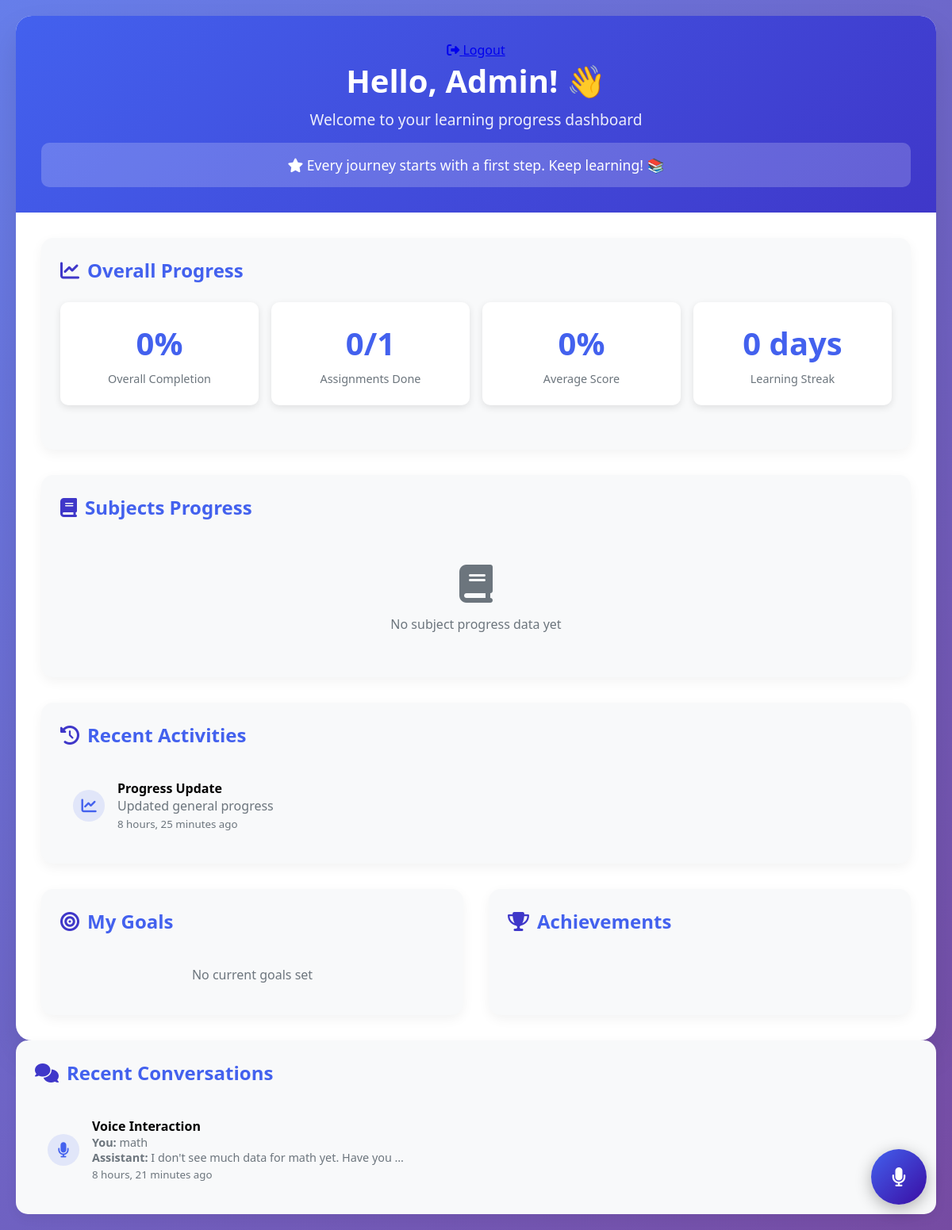
/student-progress/ (signed in), run on the app's committed database.
### base/models.py (models this page shows, shortened)
class StudentProgress(models.Model):
    student = models.ForeignKey(Student, on_delete=models.CASCADE)
    subject = models.ForeignKey(Subject, on_delete=models.CASCADE, null=True, blank=True)
    assignment = models.ForeignKey(Assignment, on_delete=models.CASCADE, null=True, blank=True)
    score = models.DecimalField(max_digits=5, decimal_places=2, null=True, blank=True)
    progress_percentage = models.DecimalField(max_digits=5, decimal_places=2, default=0)
    time_spent = models.IntegerField(default=0, help_text="Time spent in minutes")
    completed = models.BooleanField(default=False)
    completion_date = models.DateTimeField(null=True, blank=True)
    last_updated = models.DateTimeField(auto_now=True)
    notes = models.TextField(blank=True)
    blockchain_record = models.ForeignKey(
        BlockchainRecord,
        on_delete=models.SET_NULL,
        null=True,
        blank=True
    )
    progress_hash = models.CharField(max_length=64, blank=True, null=True)
    class Meta:
        unique_together = ['student', 'assignment']
        verbose_name_plural = "Student Progress"

class VoiceInteraction(models.Model):
    student = models.ForeignKey(Student, on_delete=models.CASCADE)
    voice_command = models.TextField()
    system_response = models.TextField()
    timestamp = models.DateTimeField(default=timezone.now)
    success = models.BooleanField(default=True)
    confidence_score = models.DecimalField(max_digits=4, decimal_places=2, default=0)
    blockchain_record = models.ForeignKey(
            BlockchainRecord,
            on_delete=models.SET_NULL,
            null=True,
            blank=True
        )

### base/views.py (the view, shortened to what this page needs)
# urls.py: path('student-progress/', views.student_progress_view, name='student_progress'),
@login_required
def student_progress_view(request, student_id=None):
    try:
        is_student_user = False
        student_profile = None
        try:
            if hasattr(request.user, 'student_profile'):
                student_profile = request.user.student_profile
                if student_profile and getattr(student_profile, 'can_login', False):
                    is_student_user = True
        except Exception as e:
            print(f"Student profile check error: {e}")
            is_student_user = False
        if is_student_user:
            student = student_profile
            is_own_profile = True
            template_name = 'student_progress.html'
        elif student_id and (request.user.is_staff or request.user.is_superuser):
            student = get_object_or_404(Student, id=student_id)
            is_own_profile = False
            template_name = 'student_progress.html'
        else:
            try:
                student = Student.objects.filter(created_by=request.user).first()
                if not student:
                    messages.info(request, "No students found. Please add students first.")
                    return redirect('students')
                is_own_profile = True
                template_name = 'student_progress.html'
            except Exception as e:
                messages.error(request, "Error accessing student data.")
                return redirect('dashboard')
        progress_data = StudentProgress.objects.filter(student=student).aggregate(
            avg_progress=Avg('progress_percentage'),
            total_assignments=Count('id'),
            completed_assignments=Count('id', filter=Q(completed=True)),
            avg_score=Avg('score'),
            total_time=Sum('time_spent')
        )
        overall_progress = progress_data['avg_progress'] or 0
        total_assignments = progress_data['total_assignments'] or 0
        completed_assignments = progress_data['completed_assignments'] or 0
        avg_score = progress_data['avg_score'] or 0
        total_time_minutes = progress_data['total_time'] or 0
        subjects_progress = []
        subjects = Subject.objects.all()
        for subject in subjects:
            subject_progress = StudentProgress.objects.filter(
                student=student,
                subject=subject
            ).aggregate(
                avg_progress=Avg('progress_percentage'),
                completed=Count('id', filter=Q(completed=True)),
                total=Count('id')
            )
        recent_activities = StudentProgress.objects.filter(
            student=student
        ).select_related('assignment', 'subject').order_by('-last_updated')[:10]
        formatted_activities = []
        for activity in recent_activities:
            if activity.assignment:
                activity_type = 'assignment'
                title = f"Completed: {activity.assignment.title}"
                description = f"Score: {activity.score or 'N/A'}% • Time: {activity.time_spent}min"
                icon = get_subject_icon(activity.subject.name if activity.subject else 'general')
            else:
                activity_type = 'progress'
                title = "Progress Update"
                description = f"Updated {activity.subject.name if activity.subject else 'general'} progress"
                icon = 'chart-line'
            formatted_activities.append({
                'type': activity_type,
                'title': title,
                'description': description,
                'icon': icon,
                'timestamp': activity.last_updated,
                'subject_color': get_subject_color(activity.subject.name if activity.subject else 'general')
            })
        current_goals = StudentGoal.objects.filter(
            student=student,
            completed=False
        ).order_by('deadline')[:5]
        earned_achievements = StudentAchievement.objects.filter(
            student=student
        ).select_related('achievement').order_by('-earned_date')[:6]
        all_achievements = Achievement.objects.all()
        unearned_achievements = all_achievements.exclude(
            id__in=earned_achievements.values_list('achievement_id', flat=True)
        )[:6-len(earned_achievements)]
        streak, created = LearningStreak.objects.get_or_create(student=student)
        voice_interactions = VoiceInteraction.objects.filter(
            student=student
        ).order_by('-timestamp')[:10]  # Last 10 conversations
        pending_assignments = Assignment.objects.filter(
            assignmentstudent__student=student,
            assignmentstudent__completed=False,
            status='active',
            due_date__gte=timezone.now()
        ).distinct()[:5]
        overdue_assignments = Assignment.objects.filter(
            assignmentstudent__student=student,
            assignmentstudent__completed=False,
            status='active',
            due_date__lt=timezone.now()
        ).distinct()[:5]
        context = {
            'overall_progress': round(overall_progress, 1),
            'completed_assignments': completed_assignments,
            'total_assignments': total_assignments,
            'avg_score': round(avg_score, 1),
            'learning_streak': streak.current_streak,
            'subjects_progress': subjects_progress,
            'recent_activities': formatted_activities,
            'current_goals': current_goals,
            'earned_achievements': earned_achievements,
            'unearned_achievements': unearned_achievements,
            'student': student,
            'is_own_profile': is_own_profile,
            'is_student_user': is_student_user,
            'total_time_hours': round(total_time_minutes / 60, 1),
            'longest_streak': streak.longest_streak,
            'motivational_message': get_motivational_message(overall_progress, streak.current_streak),
            'voice_interactions': voice_interactions,
            'pending_assignments': pending_assignments,
            'overdue_assignments': overdue_assignments,
        }
        return render(request, template_name, context)
    except Exception as e:
        print(f"Student progress error: {e}")
        messages.error(request, "Error loading progress dashboard")
        return redirect('dashboard')

### base/templates/student_progress.html (shortened to what this page needs)
{% extends 'student_base.html' %}
{% load static %}

### base/templates/student_base.html (shortened to what this page needs)
<!DOCTYPE html>
<html lang="en">
<head>
    <link rel="stylesheet" href="https://cdnjs.cloudflare.com/ajax/libs/font-awesome/6.4.0/css/all.min.css">
    {% load static %}
</head>
<body>
    <div class="progress-container">
        <div class="progress-header">
            <a href="{% url 'logout' %}" class="menu-item">
                <i class="fas fa-sign-out-alt"></i>
                <span>Logout</span>
            </a>
            <h1>Hello, {{ request.user }}! 👋</h1>
            <p>Welcome to your learning progress dashboard</p>
            <div class="motivational-message">
                <i class="fas fa-star"></i> {{ motivational_message }}
            </div>
        </div>
        <div class="progress-content">
            <div class="progress-section">
                <h2 class="section-title"><i class="fas fa-chart-line"></i> Overall Progress</h2>
                <div class="stats-grid">
                    <div class="stat-card">
                        <div class="stat-value">{{ overall_progress }}%</div>
                        <div class="stat-label">Overall Completion</div>
                    </div>
                    <div class="stat-card">
                        <div class="stat-value">{{ completed_assignments }}/{{ total_assignments }}</div>
                        <div class="stat-label">Assignments Done</div>
                    </div>
                    <div class="stat-card">
                        <div class="stat-value">{{ avg_score }}%</div>
                        <div class="stat-label">Average Score</div>
                    </div>
                    <div class="stat-card">
                        <div class="stat-value">{{ learning_streak }} days</div>
                        <div class="stat-label">Learning Streak</div>
                    </div>
                </div>
            </div>
            <div class="progress-section">
                <h2 class="section-title"><i class="fas fa-book"></i> Subjects Progress</h2>
                <div class="subjects-grid">
                    {% for subject_data in subjects_progress %}
                    <div class="subject-card">
                        <div class="subject-header">
                            <div class="subject-icon" style="background: {{ subject_data.color }};">
                                <i class="fas fa-{{ subject_data.subject.name|lower }}"></i>
                            </div>
                            <h3>{{ subject_data.subject.name }}</h3>
                        </div>
                        <div class="progress-bar">
                            <div class="progress-fill" style="width: {{ subject_data.progress }}%; background: {{ subject_data.color }};"></div>
                        </div>
                        <div style="text-align: center;">
                            <strong>{{ subject_data.progress }}%</strong>
                            <small style="color: var(--gray);"> ({{ subject_data.completed }}/{{ subject_data.total }} completed)</small>
                        </div>
                    </div>
                    {% empty %}
                    <div style="text-align: center; padding: 2rem; color: var(--gray);">
                        <i class="fas fa-book" style="font-size: 3rem; margin-bottom: 1rem;"></i>
                        <p>No subject progress data yet</p>
                    </div>
                    {% endfor %}
                </div>
            </div>
            <div class="progress-section">
                <h2 class="section-title"><i class="fas fa-history"></i> Recent Activities</h2>
                <div>
                    {% for activity in recent_activities %}
                    <div class="activity-item">
                        <div class="activity-icon" style="background: {{ activity.subject_color }}20; color: {{ activity.subject_color }};">
                            <i class="fas fa-{{ activity.icon }}"></i>
                        </div>
                        <div>
                            <strong>{{ activity.title }}</strong>
                            <p style="color: var(--gray); margin: 0;">{{ activity.description }}</p>
                            <small style="color: var(--gray);">{{ activity.timestamp|timesince }} ago</small>
                        </div>
                    </div>
                    {% empty %}
                    <div style="text-align: center; padding: 2rem; color: var(--gray);">
                        <i class="fas fa-clock" style="font-size: 3rem; margin-bottom: 1rem;"></i>
                        <p>No recent activities</p>
                    </div>
                    {% endfor %}
                </div>
            </div>
            <div style="display: grid; grid-template-columns: 1fr 1fr; gap: 2rem;">
                <div class="progress-section">
                    <h2 class="section-title"><i class="fas fa-bullseye"></i> My Goals</h2>
                    {% for goal in current_goals %}
                    <div class="goal-item">
                        <div class="goal-checkbox {% if goal.completed %}checked{% endif %}"
                             onclick="toggleGoal({{ goal.id }})">
                            {% if goal.completed %}<i class="fas fa-check"></i>{% endif %}
                        </div>
                        <div style="flex: 1;">
                            <strong>{{ goal.title }}</strong>
                            <p style="color: var(--gray); margin: 0;">{{ goal.get_goal_type_display }} • Due: {{ goal.deadline|date:"M d" }}</p>
                            <div class="progress-bar">
                                <div class="progress-fill" style="width: {{ goal.progress_percentage }}%; background: var(--primary);"></div>
                            </div>
                        </div>
                    </div>
                    {% empty %}
                    <div style="text-align: center; padding: 1rem; color: var(--gray);">
                        <p>No current goals set</p>
                    </div>
                    {% endfor %}
                </div>
                <div class="progress-section">
                    <h2 class="section-title"><i class="fas fa-trophy"></i> Achievements</h2>
                </div>
            </div>
        </div>
    </div>
    <div class="progress-section">
        <h2 class="section-title"><i class="fas fa-comments"></i> Recent Conversations</h2>
        <div>
            {% for interaction in voice_interactions %}
            <div class="activity-item">
                <div class="activity-icon" style="background: #4361ee20; color: #4361ee;">
                    <i class="fas fa-microphone"></i>
                </div>
                <div>
                    <strong>Voice Interaction</strong>
                    <p style="color: var(--gray); margin: 0; font-size: 0.9rem;">
                        <strong>You:</strong> {{ interaction.voice_command|truncatewords:10 }}<br>
                        <strong>Assistant:</strong> {{ interaction.system_response|truncatewords:10 }}
                    </p>
                    <small style="color: var(--gray);">{{ interaction.timestamp|timesince }} ago</small>
                </div>
            </div>
            {% empty %}
            <div style="text-align: center; padding: 2rem; color: var(--gray);">
                <i class="fas fa-comments" style="font-size: 3rem; margin-bottom: 1rem;"></i>
                <p>No conversations yet. Start talking with the voice assistant!</p>
            </div>
            {% endfor %}
        </div>
    </div>
    <div class="voice-assistant">
        <button class="voice-btn" id="voiceBtn" title="Talk to learning assistant">
            <i class="fas fa-microphone" id="voiceIcon"></i>
        </button>
    </div>
</body>
</html>

### data on the page
StudentProgress: timestamp "8 hours, 25 minutes"
VoiceInteraction: voice_command "math", system_response "I don't see much data for math yet. Have you …", timestamp "8 hours, 21 minutes"

### other printed values
{{ request.user }} "Admin"
{{ motivational_message }} "Every journey starts with a first step. Keep learning! 📚"
{{ overall_progress }} "0"
{{ completed_assignments }} "0"
{{ total_assignments }} "1"
{{ avg_score }} "0"
{{ learning_streak }} "0"
{{ activity.title }} "Progress Update"
{{ activity.description }} "Updated general progress"
